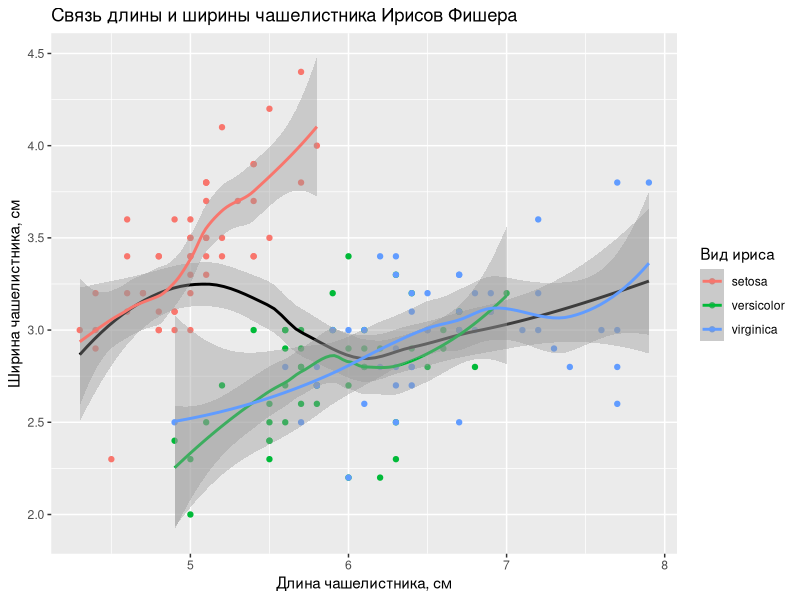

Write R code to recreate this figure.
library(ggplot2)

summary(iris)

ggplot(iris, aes(x = Sepal.Length, y = Sepal.Width, color = Species)) +
  geom_point() +
  geom_smooth(method = "loess", colour = "black") +
  geom_smooth() +
  labs(
    title = "Связь длины и ширины чашелистника Ирисов Фишера",
    x = "Длина чашелистника, см",
    y = "Ширина чашелистника, см",
    content = "Вид ириса",
    color='Вид ириса'
  )